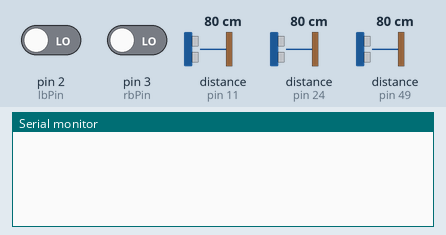
Recording of a sketch running on a simulated Arduino Mega 2560, built with avr-gcc and run on an emulated ATmega2560. Parts: the last lines printed to the serial monitor. Wiring (inferred from the names in the program): 3 × ultrasonic range finder: trigger pin 4, echo pin 11 / trigger pin 10, echo pin 24 / trigger pin 25, echo pin 49. Inputs (shaded band) come from the test bench; at power-on: pin 2 (lbPin) LOW, distance to the obstacle (sensors on pin 11, pin 24, pin 49) 80 cm, pin 3 (rbPin) LOW. The echo pulse lasts 58.3 µs per cm.

Above: at 1.8 s.
1.9 s: pin 2 (lbPin) driven HIGH
At 3.3 s:
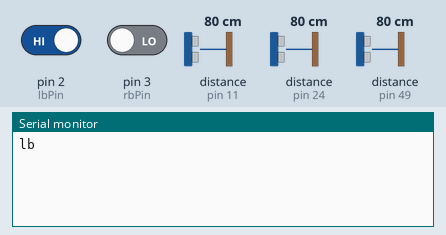
3.6 s: distance to the obstacle (sensor on pin 11) set to 250 cm
At 5.4 s:
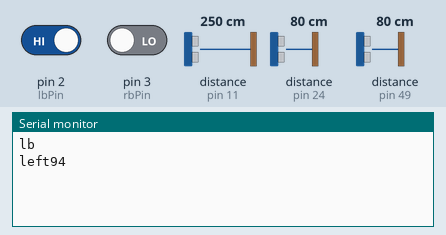
5.7 s: pin 3 (rbPin) driven HIGH
At 7.5 s:
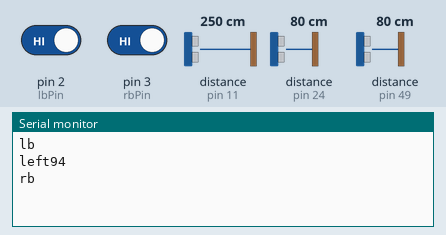
7.8 s: distance to the obstacle (sensor on pin 11) set to 2 cm
At 9.5 s:
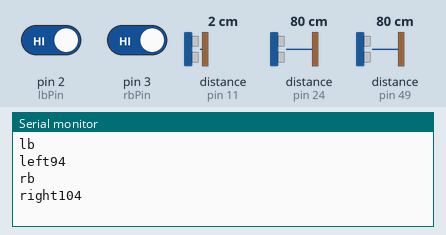
9.9 s: pin 2 (lbPin) driven LOW
At 11.1 s:
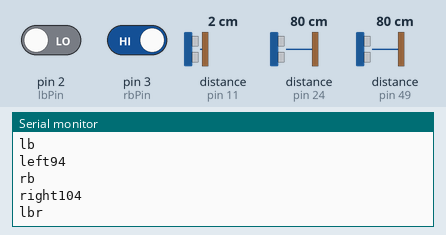
12.0 s: pin 3 (rbPin) driven LOW
At 13.9 s:
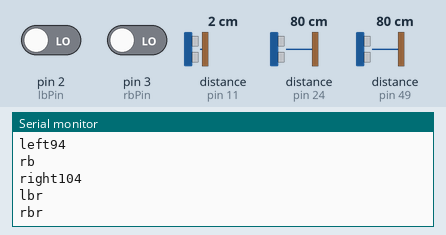

The sketch:

prog.ino
```cpp
const int lbPin = 2;
const int rbPin = 3;

const int trigPin1 = 48;
const int echoPin1 = 49;

const int trigPin2 = 25;
const int echoPin2 = 24;

const int trigPin3 = 10;
const int echoPin3 = 11;

const int trigPin4 = 4;
const int echoPin4 = 5;

const int ledPin = 10;
bool left=false,right=false,up=false,down=false,firsttime=true;

long  leftb;
long  leftbState = 0;
long  statusbl = 0;

long  rightb;
long  rightbState = 0;
long  statusbr = 0;

long duration1,duration2,duration3,inches1,inches2,inches3,cm1,cm2,cm3;
long downq,leftq,rightq,upq;
long  x,y,a=700,b=1200,prevx,prevy;

void setup()
{
  pinMode(ledPin, OUTPUT);
  pinMode(lbPin, INPUT);
  pinMode(rbPin, INPUT);
  pinMode(trigPin1, OUTPUT);
  pinMode(trigPin2, OUTPUT);
  pinMode(trigPin3, OUTPUT);
  pinMode(trigPin4, OUTPUT);

  pinMode(echoPin1, INPUT);
  pinMode(echoPin2, INPUT);
  pinMode(echoPin3, INPUT);
  pinMode(echoPin4, INPUT);

  Serial.begin(9600);
}

void loop()
{

  ultrasonic();
  if(x-prevx>10||prevx==0)
  {
    right=true;
    left=false;
    rightq=x-prevx;
    delayMicroseconds(2);
  }
  else if(x-prevx<-10||x==0)
  {
    left=true;
    right=false;
    leftq=prevx-x;
    delayMicroseconds(2);
  }
  else
  {
    left=false;
    right=false;
    delayMicroseconds(2);
  }
  if(y-prevy>10||prevy==0)
  {
    up=true;
    down=false;
    upq=y-prevy;
    delayMicroseconds(2);
  }
  else if(y-prevy<-10||y==0)
  {
    down=true;
    up=false;
    downq=prevy-y;
    delayMicroseconds(2);
  }
  else
  {
    up=false;
    down=false;
    delayMicroseconds(2);
  }
  if(right == true)
  {
    if(rightq>20)
    {
      Serial.println("right"+String(rightq));
    }
    delayMicroseconds(50);
  };

  if(left == true)
  {
    if(leftq>20)
    {
      Serial.println("left"+String(leftq));
    }
    delayMicroseconds(50);
  };

  if(up == true)
  {
    if(upq>20)
    {
      Serial.println("up"+String(upq));
    }
    delayMicroseconds(50);
  };

  if(down == true)
  {
    if(downq>20)
    {
      Serial.println("down"+String(downq));
    }
    delayMicroseconds(50);
  };

  leftb = digitalRead(lbPin);
  if(leftb != leftbState && statusbl==0)
  {
    statusbl = 1;
    Serial.println("lb");
    delayMicroseconds(50);

  }
  else if (leftb != leftbState && statusbl==1)
  {
    statusbl = 0;
    Serial.println("lbr");
    delayMicroseconds(50);
  }
  leftbState = leftb;

  rightb = digitalRead(rbPin);
  if(rightb != rightbState && statusbr == 0)
  {
    statusbr = 1;
    Serial.println("rb");
    delayMicroseconds(50);
  }
  else if (rightb != rightbState && statusbr == 1)
  {
    statusbr = 0;
    Serial.println("rbr");
    delayMicroseconds(50);
  }
  rightbState = rightb;

}
void txrx()
{
  digitalWrite(trigPin1, LOW);
  digitalWrite(trigPin4, LOW);
  delayMicroseconds(2);
  digitalWrite(trigPin1, HIGH);
  digitalWrite(trigPin4, HIGH);
  delayMicroseconds(5);

  digitalWrite(trigPin1, LOW);
  digitalWrite(trigPin4, LOW);

  duration1 = pulseIn(echoPin1, HIGH);

  digitalWrite(trigPin2, LOW);
  digitalWrite(trigPin4, LOW);
  delayMicroseconds(2);
  digitalWrite(trigPin2, HIGH);
  digitalWrite(trigPin4, HIGH);
  delayMicroseconds(5);

  digitalWrite(trigPin2, LOW);
  digitalWrite(trigPin4, LOW);

  duration2 = pulseIn(echoPin2, HIGH);

  digitalWrite(trigPin3, LOW);
  digitalWrite(trigPin4, LOW);
  delayMicroseconds(2);
  digitalWrite(trigPin3, HIGH);
  digitalWrite(trigPin4, HIGH);
  delayMicroseconds(5);

  digitalWrite(trigPin3, LOW);
  digitalWrite(trigPin4, LOW);

  duration3 = pulseIn(echoPin3, HIGH);

}
void ultrasonic()
{
    txrx();
   cm1 = duration1 / 29.1 ;
   cm2 = duration2 / 29.1 ;
   cm3 = duration3 / 29.1 ;

  long ra=(long)cm1;
  long rb = (long)cm2;
  long rc = (long)cm3;
  if(firsttime==false)
  {
    prevx=x;
    prevy=y;
  }
  y=(((rb*rb)-(ra*ra))/(2*a));
  if(y>700)
  {
    y=700;
  }
  x=(((ra*ra)-(rc*rc))/(2*b));
  if(x>1200)
  {
    x=1200;
  }
  if(firsttime==true)
  {
    firsttime=false;
    if(x>10||x<-10)
    {
      prevx=x-10;
    }
    else
    {
      prevx=0;
    }
    if(y>10||y<-10)
    {
      prevy=y-10;
    }
    else
    {
      prevy=0;
    }
 }
 delay(100);
}
```

Measured:
- after the input at 1.9 s, the serial monitor: prints a new line after 0.21 s (image 1)
- after the input at 3.6 s, the serial monitor: prints a new line after 0.62 s (image 2)
- after the input at 5.7 s, the serial monitor: prints a new line after 0.64 s (image 3)
- after the input at 7.8 s, the serial monitor: prints a new line after 0.64 s (image 4)
- after the input at 9.9 s, the serial monitor: prints a new line after 0.64 s (image 5)
- after the input at 12.0 s, the serial monitor: prints a new line after 0.64 s (image 6)
